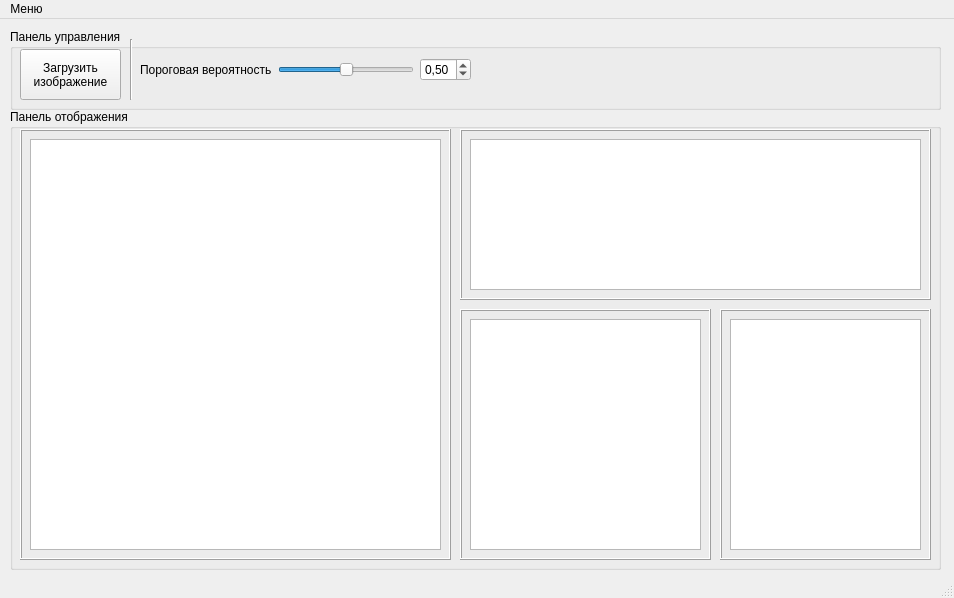
<?xml version="1.0" encoding="UTF-8"?>
<ui version="4.0">
 <class>MainWindow</class>
 <widget class="QMainWindow" name="MainWindow">
  <property name="geometry">
   <rect>
    <x>0</x>
    <y>0</y>
    <width>954</width>
    <height>598</height>
   </rect>
  </property>
  <property name="windowTitle">
   <string>Система обнаружения признаков генерации на изображениях</string>
  </property>
  <property name="locale">
   <locale language="Russian" country="Russia"/>
  </property>
  <property name="tabShape">
   <enum>QTabWidget::Rounded</enum>
  </property>
  <widget class="QWidget" name="centralwidget">
   <widget class="QGroupBox" name="controlPanel_groupBox">
    <property name="geometry">
     <rect>
      <x>10</x>
      <y>10</y>
      <width>931</width>
      <height>81</height>
     </rect>
    </property>
    <property name="title">
     <string>Панель управления</string>
    </property>
    <property name="flat">
     <bool>false</bool>
    </property>
    <property name="checkable">
     <bool>false</bool>
    </property>
    <widget class="QPushButton" name="loadImage_pushButton">
     <property name="geometry">
      <rect>
       <x>10</x>
       <y>20</y>
       <width>101</width>
       <height>51</height>
      </rect>
     </property>
     <property name="text">
      <string>Загрузить
изображение</string>
     </property>
     <property name="flat">
      <bool>false</bool>
     </property>
    </widget>
    <widget class="Line" name="line">
     <property name="geometry">
      <rect>
       <x>120</x>
       <y>10</y>
       <width>3</width>
       <height>61</height>
      </rect>
     </property>
     <property name="orientation">
      <enum>Qt::Vertical</enum>
     </property>
    </widget>
    <widget class="QWidget" name="horizontalLayoutWidget">
     <property name="geometry">
      <rect>
       <x>130</x>
       <y>10</y>
       <width>331</width>
       <height>61</height>
      </rect>
     </property>
     <layout class="QHBoxLayout" name="horizontalLayout_2">
      <item>
       <widget class="QLabel" name="label">
        <property name="text">
         <string>Пороговая вероятность</string>
        </property>
       </widget>
      </item>
      <item>
       <widget class="QSlider" name="thresholdProbability_horizontalSlider">
        <property name="toolTip">
         <string>Изменение пороговой вероятности</string>
        </property>
        <property name="value">
         <number>50</number>
        </property>
        <property name="orientation">
         <enum>Qt::Horizontal</enum>
        </property>
       </widget>
      </item>
      <item>
       <widget class="QDoubleSpinBox" name="thresholdProbability_doubleSpinBox">
        <property name="maximum">
         <double>0.990000000000000</double>
        </property>
        <property name="singleStep">
         <double>0.010000000000000</double>
        </property>
        <property name="value">
         <double>0.500000000000000</double>
        </property>
       </widget>
      </item>
     </layout>
    </widget>
   </widget>
   <widget class="QGroupBox" name="displayPanel_groupBox">
    <property name="geometry">
     <rect>
      <x>10</x>
      <y>90</y>
      <width>931</width>
      <height>461</height>
     </rect>
    </property>
    <property name="title">
     <string>Панель отображения</string>
    </property>
    <widget class="QFrame" name="loadedImage_frame">
     <property name="geometry">
      <rect>
       <x>10</x>
       <y>20</y>
       <width>431</width>
       <height>431</height>
      </rect>
     </property>
     <property name="frameShape">
      <enum>QFrame::Box</enum>
     </property>
     <property name="frameShadow">
      <enum>QFrame::Raised</enum>
     </property>
     <widget class="QGraphicsView" name="loadedImage_graphicsView">
      <property name="geometry">
       <rect>
        <x>10</x>
        <y>10</y>
        <width>411</width>
        <height>411</height>
       </rect>
      </property>
     </widget>
    </widget>
    <widget class="QFrame" name="faces_frame">
     <property name="geometry">
      <rect>
       <x>450</x>
       <y>20</y>
       <width>471</width>
       <height>171</height>
      </rect>
     </property>
     <property name="frameShape">
      <enum>QFrame::Box</enum>
     </property>
     <property name="frameShadow">
      <enum>QFrame::Raised</enum>
     </property>
     <widget class="QListWidget" name="faces_listWidget">
      <property name="geometry">
       <rect>
        <x>10</x>
        <y>10</y>
        <width>451</width>
        <height>151</height>
       </rect>
      </property>
     </widget>
    </widget>
    <widget class="QFrame" name="analyzedImage_frame">
     <property name="geometry">
      <rect>
       <x>450</x>
       <y>200</y>
       <width>251</width>
       <height>251</height>
      </rect>
     </property>
     <property name="frameShape">
      <enum>QFrame::Box</enum>
     </property>
     <property name="frameShadow">
      <enum>QFrame::Raised</enum>
     </property>
     <widget class="QGraphicsView" name="analyzedImage_graphicsView">
      <property name="geometry">
       <rect>
        <x>10</x>
        <y>10</y>
        <width>231</width>
        <height>231</height>
       </rect>
      </property>
     </widget>
    </widget>
    <widget class="QFrame" name="results_frame">
     <property name="geometry">
      <rect>
       <x>710</x>
       <y>200</y>
       <width>211</width>
       <height>251</height>
      </rect>
     </property>
     <property name="frameShape">
      <enum>QFrame::Box</enum>
     </property>
     <property name="frameShadow">
      <enum>QFrame::Raised</enum>
     </property>
     <widget class="QTextBrowser" name="results_textBrowser">
      <property name="geometry">
       <rect>
        <x>10</x>
        <y>10</y>
        <width>191</width>
        <height>231</height>
       </rect>
      </property>
     </widget>
    </widget>
   </widget>
  </widget>
  <widget class="QMenuBar" name="menubar">
   <property name="geometry">
    <rect>
     <x>0</x>
     <y>0</y>
     <width>954</width>
     <height>21</height>
    </rect>
   </property>
   <widget class="QMenu" name="menu">
    <property name="title">
     <string>Меню</string>
    </property>
    <addaction name="programDescription_action"/>
   </widget>
   <addaction name="menu"/>
  </widget>
  <widget class="QStatusBar" name="statusbar"/>
  <action name="programDescription_action">
   <property name="text">
    <string>О программе</string>
   </property>
  </action>
 </widget>
 <resources/>
 <connections/>
</ui>
